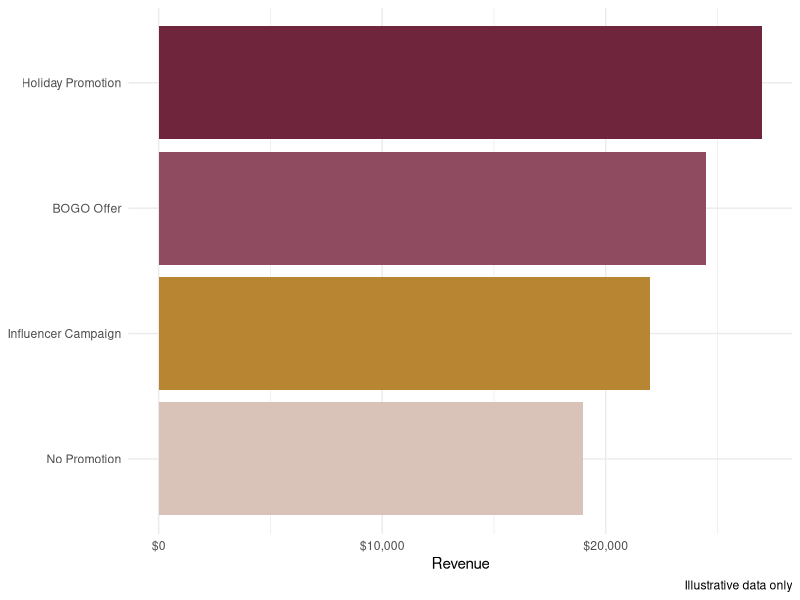

Recreate this plot in R.
## ---- chunk 1
library(dplyr)
library(ggplot2)
library(scales)
library(knitr)

# Illustrative data—not actual Avenue Shabu data
promotion_data <- data.frame(
  campaign = c(
    "BOGO Offer",
    "Influencer Campaign",
    "Holiday Promotion",
    "No Promotion"
  ),
  revenue = c(24500, 22000, 27000, 19000),
  food_cost = c(7800, 7000, 8800, 6000),
  labor_cost = c(6500, 6200, 7200, 5800),
  marketing_cost = c(1800, 1500, 2200, 0)
) |>
  mutate(
    contribution_margin =
      revenue - food_cost - labor_cost - marketing_cost
  )
## ---- chunk 2
#| content: valuebox
list(
  title = "Total Revenue",
  value = dollar(sum(promotion_data$revenue)),
  icon = "cash-stack",
  color = "#6f263d"
)
## ---- chunk 3
#| content: valuebox
list(
  title = "Average Revenue",
  value = dollar(mean(promotion_data$revenue)),
  icon = "bar-chart",
  color = "#b88632"
)
## ---- chunk 4
#| content: valuebox
list(
  title = "Contribution Margin",
  value = dollar(sum(promotion_data$contribution_margin)),
  icon = "graph-up-arrow",
  color = "#8f4b5f"
)
## ---- chunk 5
ggplot(
  promotion_data,
  aes(x = reorder(campaign, revenue), y = revenue, fill = campaign)
) +
  geom_col(show.legend = FALSE) +
  coord_flip() +
  scale_y_continuous(labels = dollar) +
  scale_fill_manual(
    values = c(
      "BOGO Offer" = "#8f4b5f",
      "Influencer Campaign" = "#b88632",
      "Holiday Promotion" = "#6f263d",
      "No Promotion" = "#d9c3b8"
    )
  ) +
  labs(
    x = NULL,
    y = "Revenue",
    caption = "Illustrative data only"
  ) +
  theme_minimal()
## ---- chunk 6
promotion_data |>
  select(campaign, revenue, marketing_cost, contribution_margin) |>
  mutate(
    revenue = dollar(revenue),
    marketing_cost = dollar(marketing_cost),
    contribution_margin = dollar(contribution_margin)
  ) |>
  kable(
    col.names = c(
      "Campaign",
      "Revenue",
      "Marketing Cost",
      "Contribution Margin"
    )
  )
